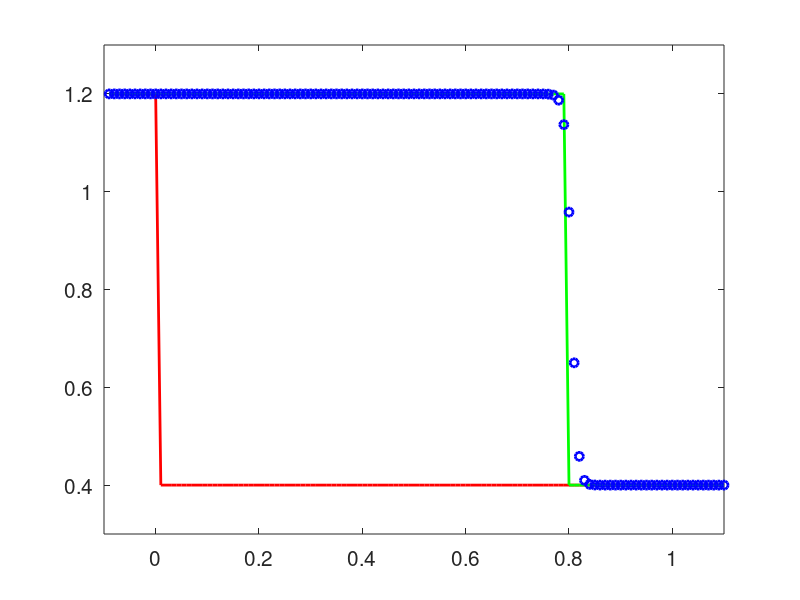

Write the MATLAB code that produced this figure.
clear all;
clc;
%%%% set domain and mesh %%%
xmin = -0.1;
xmax = 1.1;
% xmin = -10;
% xmax = 10;
CFL = 0.5;
dx = 0.01;
dt = dx * CFL;
x = (xmin + dx : dx : xmax)';
Nx = size(x, 1);
%%%% set initial value %%%%%%
ul = 1.2;
ur = 0.4;
u0 = zeros(Nx, 1);
u0(x < 0) = ul;
u0(x >= 0) = ur;
%%%% smooth initial value
% recmin = -8;
% recmax = -4;
% u0 = (1 + cos((x - (recmin + recmax) / 2) / (recmax - recmin) * 2 * pi)) / 2;
% u0((x < recmin) | (x > recmax)) = 0;
%%%% time marching %%%%%
u = u0;
t = 0;
tmax = 1;
% tmax = 25;
% tstep = 0;
% drawevery = 0.5;
% isfirst = true;
while (t < tmax)
    u = u - CFL * (u .^ 2 - [u(1, 1); u(1 : end - 1,1)] .^ 2) / 2;
    t = t + dt;
%     if (mod(tstep, floor(drawevery / dt)) == 0)
%         f=figure(1);
%         set(gcf,'position',[200,100,450,200]); %left bottom width height
%         set(gcf,'Color',[1,1,1]);
%         plot(x, u0, 'r', 'LineWidth', 2);
%         hold on
%         plot(x, u, 'b', 'LineWidth', 2);
%         set(gca, 'FontSize', 15);
%         ylim([-0.2 1.2]);
%         xlim([xmin xmax]);
%         %set(gca,'PlotBoxAspectRatio',[2,1,1]);
%         %set(gca,'DataAspectRatio',[2,1,1]);  
%         generate_gif(f, 'burgers_show.gif', isfirst);
%         isfirst = false;
%     end
%     tstep = tstep + 1;
end
%%%% accurate solution %%%
u_true = zeros(Nx, 1);
shock_position = 0.8; % given by analytic solution
u_true(x < shock_position) = ul;
u_true(x >= shock_position) = ur;
f = figure(1);
plot(x, u0, 'r', 'LineWidth', 2);
hold on
plot(x, u_true, 'g', 'LineWidth', 2);
hold on
plot(x, u, 'bo', 'LineWidth', 2);
set(gca, 'FontSize', 15);
xlim([xmin xmax]);
ylim([0.3 1.3]);
print(f, 'burgers_conservative.png', '-dpng');

function generate_gif(f, filename, isfirst)
    drawnow;
    frame=getframe(1);
    im = frame2im(frame);
    [imind,cm] = rgb2ind(im,256);
    if isfirst
        imwrite(imind,cm,filename,'gif', 'Loopcount',inf);
    else
        imwrite(imind,cm,filename,'gif','WriteMode','append');
    end
    close(f);
end